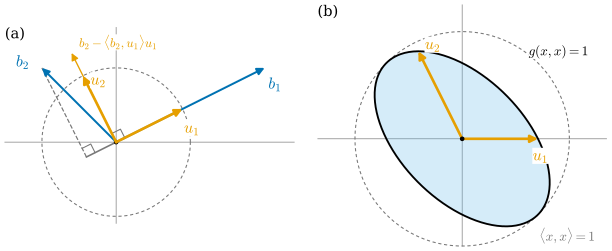

This figure's Python source:
"""그림 1.5.1: 그람-슈미트와 내적이 정하는 단위원 (1.5절, 예 1.5.2, 예 1.5.11, 연습 없음).

(a) 유클리드 내적으로 기준 기저 b_1 = (2,1), b_2 = (-1,1)에 그람-슈미트를 적용한다.
    u_1 = b_1/|b_1| = (2,1)/√5,  b_2 - <b_2,u_1>u_1 = (-3/5, 6/5),  u_2 = (-1,2)/√5.
(b) 내적 g(x, y) = x^T G y, G = [[2,1],[1,2]]의 단위원 {g(x,x) = 1}(타원)과 유클리드 단위원(점선),
    그리고 (e_1, e_2)에 g로 그람-슈미트를 적용해 얻은 g-정규직교기저
    u_1 = e_1/√2,  u_2 = (-1/2, 1)/√(3/2).

실행: 프로젝트 루트에서 ``PYTHONPATH=tools python3 chapters/01-linear-algebra/figures/fig-1-5-1-inner-products.py``
"""

import dgfig

dgfig.setup()

import matplotlib.pyplot as plt
import numpy as np

C = dgfig.COLORS
LW = dgfig.LW

# (a) 유클리드 그람-슈미트
b1 = np.array([2.0, 1.0])
b2 = np.array([-1.0, 1.0])
u1 = b1 / np.linalg.norm(b1)
proj = (b2 @ u1) * u1
w2 = b2 - proj
u2 = w2 / np.linalg.norm(w2)
assert np.allclose(proj, [-0.4, -0.2]) and np.allclose(w2, [-0.6, 1.2])
assert np.allclose(u2, np.array([-1.0, 2.0]) / np.sqrt(5))
assert abs(u1 @ u2) < 1e-12 and np.isclose(u1 @ u1, 1) and np.isclose(u2 @ u2, 1)

# (b) 내적 G
G = np.array([[2.0, 1.0], [1.0, 2.0]])
g = lambda x, y: x @ G @ y
e1, e2 = np.eye(2)
f1 = e1 / np.sqrt(g(e1, e1))
h2 = e2 - g(e2, f1) * f1
f2 = h2 / np.sqrt(g(h2, h2))
assert np.allclose(h2, [-0.5, 1.0])
assert np.isclose(g(f1, f1), 1) and np.isclose(g(f2, f2), 1) and abs(g(f1, f2)) < 1e-12
assert abs(f1 @ f2) > 0.1   # 유클리드로는 직교가 아니다
assert np.all(np.linalg.eigvalsh(G) > 0)


def arrow(ax, base, vec, color, lw=None, z=6):
    base = np.asarray(base, float)
    ax.annotate("", xy=base + np.asarray(vec, float), xytext=base,
                arrowprops=dict(arrowstyle="-|>", color=color, lw=lw or LW["vector"],
                                mutation_scale=11, shrinkA=0, shrinkB=0), zorder=z)


def frame(ax, xlim, ylim, tag):
    dgfig.schematic_axes(ax, xlim, ylim)
    ax.plot(list(xlim), [0, 0], color=C["aux"], lw=0.5, zorder=0)
    ax.plot([0, 0], list(ylim), color=C["aux"], lw=0.5, zorder=0)
    ax.plot(0, 0, "o", color=C["main"], ms=2.5, zorder=7)
    ax.text(0.0, 1.0, tag, transform=ax.transAxes, ha="left", va="top", fontsize=11)


def right_angle(ax, p, d1, d2, s=0.13, color=C["aux"]):
    d1 = d1 / np.linalg.norm(d1); d2 = d2 / np.linalg.norm(d2)
    pts = np.array([p + s * d1, p + s * (d1 + d2), p + s * d2])
    ax.plot(pts[:, 0], pts[:, 1], color=color, lw=0.8, zorder=5)


ts = np.linspace(0, 2 * np.pi, 400)
circle = np.stack([np.cos(ts), np.sin(ts)], axis=1)
WB = dict(facecolor="white", edgecolor="none", pad=0.3)

fig, axs = plt.subplots(1, 2, figsize=(6.4, 3.1))

# (a) ------------------------------------------------------------------------
ax = axs[0]
XL, YL = (-1.5, 2.4), (-1.1, 1.55)
frame(ax, XL, YL, "(a)")
ax.plot(circle[:, 0], circle[:, 1], color=C["aux"], lw=0.8, ls=(0, (3, 2.5)), zorder=1)
arrow(ax, (0, 0), b1, C["tangent"])
arrow(ax, (0, 0), b2, C["tangent"])
ax.plot(*np.array([[0, 0], proj]).T, color=C["aux"], lw=1.2, zorder=3)
ax.plot(*np.array([proj, b2]).T, color=C["aux"], lw=0.9, ls="--", zorder=3)
arrow(ax, (0, 0), w2, C["accent"], lw=1.0)
arrow(ax, (0, 0), u1, C["accent"], lw=2.0, z=8)
arrow(ax, (0, 0), u2, C["accent"], lw=2.0, z=8)
right_angle(ax, np.zeros(2), u1, u2)
right_angle(ax, proj, -proj, b2 - proj)
ax.text(*(b1 + [0.05, -0.28]), r"$b_1$", color=C["tangent"], fontsize=12, bbox=WB, zorder=9)
ax.text(*(b2 + [-0.35, 0.02]), r"$b_2$", color=C["tangent"], fontsize=12, bbox=WB, zorder=9)
ax.text(*(u1 + [0.02, -0.32]), r"$u_1$", color=C["accent"], fontsize=12, bbox=WB, zorder=9)
ax.text(*(u2 + [0.1, -0.12]), r"$u_2$", color=C["accent"], fontsize=12, bbox=WB, zorder=9)
ax.text(*(w2 + [0.1, 0.08]), r"$b_2 - \langle b_2, u_1\rangle u_1$", color=C["accent"], fontsize=9.5,
        bbox=WB, zorder=9, ha="left")
ax.set_xlim(*XL); ax.set_ylim(*YL)

# (b) ------------------------------------------------------------------------
ax = axs[1]
XL, YL = (-1.35, 1.35), (-1.0, 1.25)
frame(ax, XL, YL, "(b)")
ax.plot(circle[:, 0], circle[:, 1], color=C["aux"], lw=0.8, ls=(0, (3, 2.5)), zorder=1)
# g(x,x) = 1: x = L^{-T} (cos, sin) with G = L L^T (Cholesky)
L = np.linalg.cholesky(G)
ell = circle @ np.linalg.inv(L)       # 행벡터 x = c^T L^{-1} → x G x^T = |c|^2 = 1
assert np.allclose(np.einsum("ij,jk,ik->i", ell, G, ell), 1.0)
ax.fill(ell[:, 0], ell[:, 1], color=C["region"], alpha=0.25, lw=0, zorder=1)
ax.plot(ell[:, 0], ell[:, 1], color=C["main"], lw=1.4, zorder=2)
arrow(ax, (0, 0), f1, C["accent"], lw=2.0)
arrow(ax, (0, 0), f2, C["accent"], lw=2.0)
ax.text(*(f1 + [-0.05, -0.2]), r"$u_1$", color=C["accent"], fontsize=12, bbox=WB, zorder=9)
ax.text(*(f2 + [0.06, 0.02]), r"$u_2$", color=C["accent"], fontsize=12, bbox=WB, zorder=9)
ax.text(0.62, 0.78, r"$g(x,x) = 1$", color=C["main"], fontsize=10, bbox=WB, zorder=9)
ax.text(0.72, -0.95, r"$\langle x,x\rangle = 1$", color=C["aux"], fontsize=10, bbox=WB, zorder=9)
ax.set_xlim(*XL); ax.set_ylim(*YL)

fig.subplots_adjust(wspace=0.08, left=0.01, right=0.99, top=0.99, bottom=0.01)
dgfig.save(fig, __file__)
